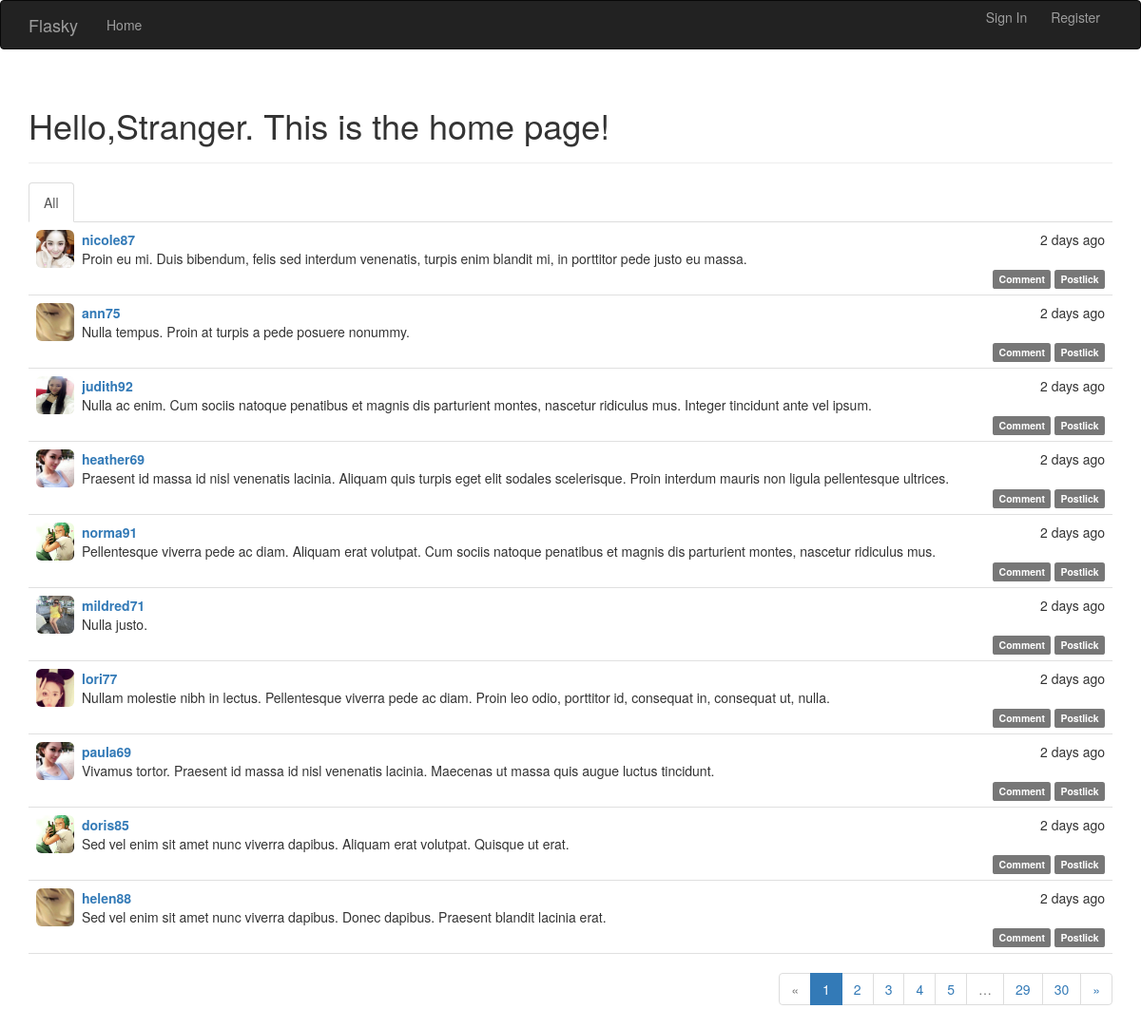
The page / on the database its author committed.
### app/models.py (models this page shows, shortened)
class Post(db.Model):
	__tablename__='posts'
	id=db.Column(db.Integer,primary_key=True)
	body=db.Column(db.Text)
	body_html = db.Column(db.Text)
	timestamp=db.Column(db.DateTime,index=True,default=datetime.utcnow())
	author_id=db.Column(db.Integer,db.ForeignKey('users.id'))
	comments=db.relationship('Comment',backref='post',lazy='dynamic')

class User(UserMixin,db.Model):
	__tablename__='users'
	id = db.Column(db.Integer, primary_key=True)
	username = db.Column(db.String(128), unique=True, index=True)
	gender = db.Column(db.String(32))
	address = db.Column(db.String(128))
	age=db.Column(db.Integer)
	date_of_born = db.Column(db.String(32))
	password_hash = db.Column(db.String(128))
	email = db.Column(db.String(64))
	selfintr=db.Column(db.String(256))
	role_id=db.Column(db.Integer,db.ForeignKey('roles.id'))
	confirmed=db.Column(db.Boolean,default=False)
	member_since=db.Column(db.DateTime(),default=datetime.utcnow)
	last_login=db.Column(db.DateTime(),default=datetime.utcnow)
	head_img=db.Column(db.String)
	comments=db.relationship('Comment',backref='author',lazy='dynamic')
	posts=db.relationship('Post',backref='author',lazy='dynamic')
	followers=db.relationship('Follow',foreign_keys=[Follow.followed_id],
							  backref=db.backref('follower',lazy='joined'),
							  lazy='dynamic',
							  cascade='all,delete-orphan')
	followed=db.relationship('Follow',foreign_keys=[Follow.follower_id],
							 backref=db.backref('followed',lazy='joined'),
							 lazy='dynamic',
							 cascade='all,delete-orphan')
	@property
	def password(self):
		raise AttributeError('Password can not be read!')

### app/main/views.py (the view, shortened to what this page needs)
@main.route('/',methods=['GET','POST'])
def index():
    form = EditPostForm()
    show_followed=False
    if current_user.is_authenticated:
        show_followed=bool(request.cookies.get('show_followed',''))
    if show_followed:
        query=current_user.followed_posts
    else:
        query=Post.query
    page=request.args.get('page',default=1,type=int)
    pagination=query.order_by(Post.timestamp.desc()).paginate(
		page,current_app.config['FLASKY_POSTS_PER_PAGE'],error_out=False
	)
    posts=pagination.items
    return render_template('index.html',form=form,posts=posts,pagination=pagination,show_followed=show_followed)

### app/auth/views.py (called while the page is built)
@auth.before_app_request
def last_login():
	if current_user.is_authenticated:
		current_user.last_login=datetime.utcnow()

@auth.before_app_request
def before_request():
	if current_user.is_authenticated and not current_user.confirmed and request.endpoint[:5]!='auth.' and request.endpoint!='static':
		return redirect(url_for('auth.unconfirmed'))

### app/main/__init__.py (called while the page is built)
@main.app_context_processor
def inject_permission():
	return dict(Permission=Permission)

### app/templates/index.html (shortened to what this page needs)
{% extends "base.html" %}
{% import "bootstrap/wtf.html" as wtf %}
{% import "_macros.html" as macros %}
{% block page_content %}
<div class="page-header">
    {% if current_user.is_authenticated %}
    <h1>Hello,{{current_user.username}}!</h1>
    {% else %}
    <h1>Hello,Stranger. This is the home page!</h1>
    {% endif %}
</div>
<div class="post-tabs">
    <ul class="nav nav-tabs">
        <li {% if not show_followed %} class="active" {% endif %}><a href="{{ url_for('main.show_all') }}">All</a></li>
    </ul>
    {% include '_posts.html' %}
</div>
{% if pagination %}
<div class="pagination">
    {{ macros.pagination_widget(pagination, 'main.index') }}
</div>
{% endif %}
{% endblock %}

### app/templates/_posts.html (shortened to what this page needs)
<ul class="posts">
    {% for post in posts %}
    <li class="post">
        <div class="post-thumbnail">
            <a href="{{url_for('main.profile',username=post.author.username)}}">
                <img class="img-rounded profile-thumbnail" src="{{post.author.head_img}}" height="40" width="40">
            </a>
        </div>
        <div class="post-date">{{ moment(post.timestamp).fromNow(refresh=True) }}</div>
        <div class="post-author">
            <a href="{{url_for('main.profile',username=post.author.username)}}">
                {{ post.author.username }}
            </a>
        </div>
        <div class="post-content">
            {{ post.body }}
            <div class="post-footer">
                <a href="{{url_for('main.post',id=post.id)}}">
                    <span class="label label-default">Comment</span>
                </a>
                <a href="{{url_for('main.post',id=post.id)}}">
                    <span class="label label-default">Postlick</span>
                </a>
            </div>
        </div>
    </li>
    {% endfor %}
</ul>

### app/static/styles.css (style rules this page uses)
.profile-thumbnail { position: absolute; }
div.post-tabs { margin-top: 16px; }
ul.posts { list-style-type: none; padding: 0px; margin: 16px 0px 0px 0px; border-top: 1px solid #e0e0e0; }
div.post-tabs ul.posts { margin: 0px; border-top: none; }
ul.posts li.post { padding: 8px; border-bottom: 1px solid #e0e0e0; }
div.post-date { float: right; }
div.post-author { font-weight: bold; margin-left: 48px; }
div.post-thumbnail { position: absolute; }
div.post-content { margin-left: 48px; min-height: 24px; }
div.post-footer { text-align: right; }
div.pagination { width: 100%; text-align: right; padding: 0px; margin: 0px; }

### rows shown on the page
Post: author.head_img (picture), timestamp "2 days ago", author.username "nicole87", body "Proin eu mi. Duis bibendum, felis sed interdum venenatis, turpis enim blandit mi, in porttitor pede justo eu massa."
Post: author.head_img (picture), timestamp "2 days ago", author.username "ann75", body "Nulla tempus. Proin at turpis a pede posuere nonummy."
Post: author.head_img (picture), timestamp "2 days ago", author.username "judith92", body "Nulla ac enim. Cum sociis natoque penatibus et magnis dis parturient montes, nascetur ridiculus mus. Integer tincidunt ante vel ipsum."
Post: author.head_img (picture), timestamp "2 days ago", author.username "heather69", body "Praesent id massa id nisl venenatis lacinia. Aliquam quis turpis eget elit sodales scelerisque. Proin interdum mauris non ligula pellentesque ultrices."
Post: author.head_img (picture), timestamp "2 days ago", author.username "norma91", body "Pellentesque viverra pede ac diam. Aliquam erat volutpat. Cum sociis natoque penatibus et magnis dis parturient montes, nascetur ridiculus mus."
Post: author.head_img (picture), timestamp "2 days ago", author.username "mildred71", body "Nulla justo."
Post: author.head_img (picture), timestamp "2 days ago", author.username "lori77", body "Nullam molestie nibh in lectus. Pellentesque viverra pede ac diam. Proin leo odio, porttitor id, consequat in, consequat ut, nulla."
Post: author.head_img (picture), timestamp "2 days ago", author.username "paula69", body "Vivamus tortor. Praesent id massa id nisl venenatis lacinia. Maecenas ut massa quis augue luctus tincidunt."
Post: author.head_img (picture), timestamp "2 days ago", author.username "doris85", body "Sed vel enim sit amet nunc viverra dapibus. Aliquam erat volutpat. Quisque ut erat."
Post: author.head_img (picture), timestamp "2 days ago", author.username "helen88", body "Sed vel enim sit amet nunc viverra dapibus. Donec dapibus. Praesent blandit lacinia erat."

### other values the page prints
{{ p }} "1" "2" "3" "4" "5" "29" "30"
